Frame 1 (no input): blank canvas, image omitted
Frame 60 (no input): blank canvas, image omitted
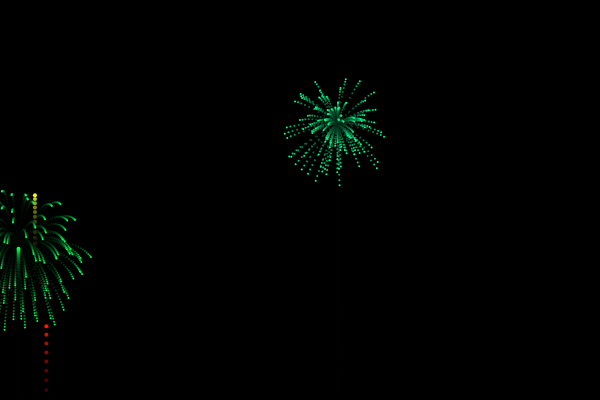
Frame 120 (the mouse pressed at the canvas centre since frame 60)

The p5.js sketch whose frames 1 and 60 were blank and that drew this single picture after the mouse press (run headless with seeded random() and noise() and a simulated clock; from frame 60 on, the mouse is pressed at the canvas centre):

// p5.js sketch
// ── sketch.js
let fireworks = [];
let gravity;

function setup() {
  createCanvas(600, 400);
  colorMode(HSB);
  gravity = createVector(0, 0.2);
  stroke(255);
  strokeWeight(4);
  background(0);
}

function draw() {
  colorMode(RGB);
  background(0, 50);
  if (random(1) < 0.05) {
    fireworks.push(new Firework());
  }

  for (let i = fireworks.length - 1; i >= 0; i--) {
    fireworks[i].update();
    fireworks[i].show();
    if (fireworks[i].done()) {
      fireworks.splice(i, 1);
    }
  }
  // console.log(fireworks.length);
}

// ── firework.js
function Firework() {
  this.hue = random(255);
  this.firework = new Particle(random(width), height, this.hue, false);
  this.exploded = false;
  this.particles = [];

  this.update = function() {
    if (!this.exploded) {
      this.firework.applyForce(gravity);
      this.firework.update();
      if (this.firework.velocity.y >= 0) {
        this.exploded = true;
        this.explode();
      }
    }
    for (let i = this.particles.length - 1; i >= 0; i--) {
      this.particles[i].applyForce(gravity);
      this.particles[i].update();
      if (this.particles[i].done()) {
        this.particles.splice(i, 1);
      }
    }
  }

  this.explode = function() {
    for (let i = 0; i < 100; i++) {
      let p = new Particle(this.firework.position.x, this.firework.position.y, this.hue, true);
      this.particles.push(p);
    }
  }

  this.show = function() {
    if (!this.exploded) {
      this.firework.show();
    }
    for (let i = 0; i < this.particles.length; i++) {
      this.particles[i].show();
    }
  }

  this.done = function() {
    if (this.exploded && this.particles.length === 0) {
      return true;
    } else {
      return false;
    }
  }
}

// ── particle.js
function Particle(x, y, hue, explosion) {
  this.position = createVector(x, y);
  this.explosion = explosion;
  this.lifespan = 255;
  this.hue = hue;

  if (!explosion) {
    this.velocity = createVector(0, random(-12, -7));
  } else {
    this.velocity = p5.Vector.random2D();
    this.velocity.mult(random(2, 10));
  }
  this.acceleration = createVector(0, 0);
  this.applyForce = function(force) {
    this.acceleration.add(force);
  }

  this.update = function() {
    if (this.explosion) {
      this.velocity.mult(0.9);
      this.lifespan -= 4;
    }
    this.velocity.add(this.acceleration);
    this.position.add(this.velocity);
    this.acceleration.mult(0);
  }

  this.done = function() {
    if (this.lifespan < 0) {
      return true;
    } else {
      return false;
    }
  }

  this.show = function() {
    colorMode(HSB);
    if (this.explosion) {
      strokeWeight(2);
      stroke(hue, 255, 255, 255, this.lifespan);
    } else {
      strokeWeight(4);
      stroke(hue, 255, 255);
    }
    point(this.position.x, this.position.y);
  }
}
